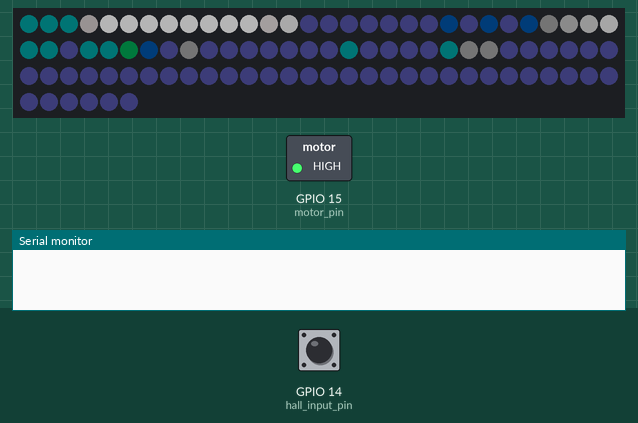
The sketch below on a simulated ESP8266 (NodeMCU). On the bench: 96 RGB LEDs in strip order, left to right, continuing on the next row, switched loads named in the sketch (green lamp = pin HIGH), the last lines printed to the serial monitor. The test bench sets the inputs (shaded band); at power-on: GPIO 14 (hall_input_pin) HIGH. Dim RGB values are drawn brighter than linear.

Above: at 1.3 s.
1.4 s: GPIO 14 (hall_input_pin) pulled LOW for 0.15 s
At 2.6 s:
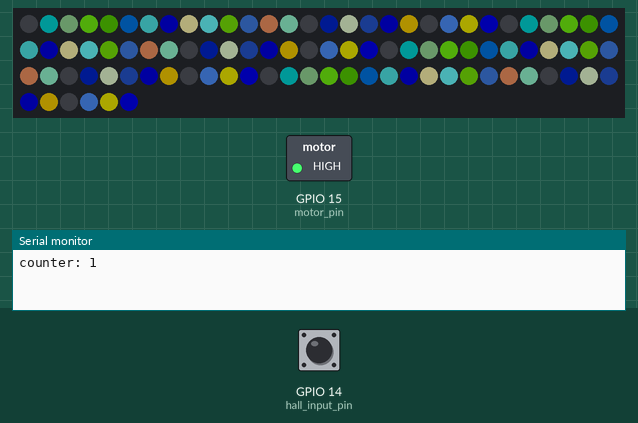
3.0 s: GPIO 14 (hall_input_pin) pulled LOW for 1 s
At 3.75 s:
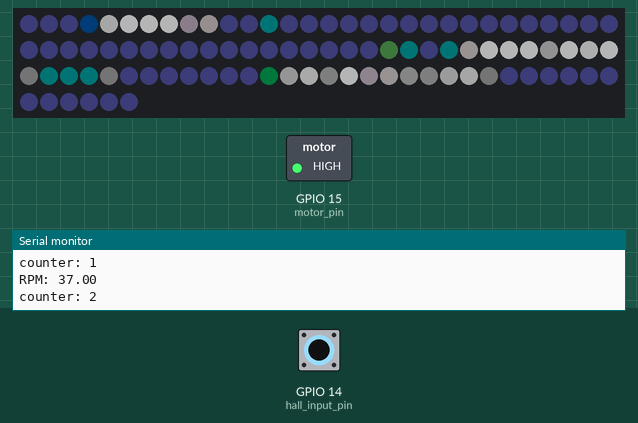
4.6 s: GPIO 14 (hall_input_pin) pulsed LOW 5 times (0.12 s each, 0.3 s apart)
At 5.56 s:
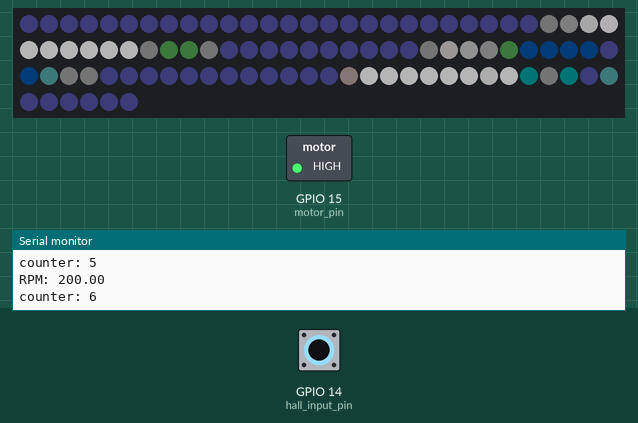
8.5 s: GPIO 14 (hall_input_pin) pulled LOW for 0.15 s
At 8.79 s:
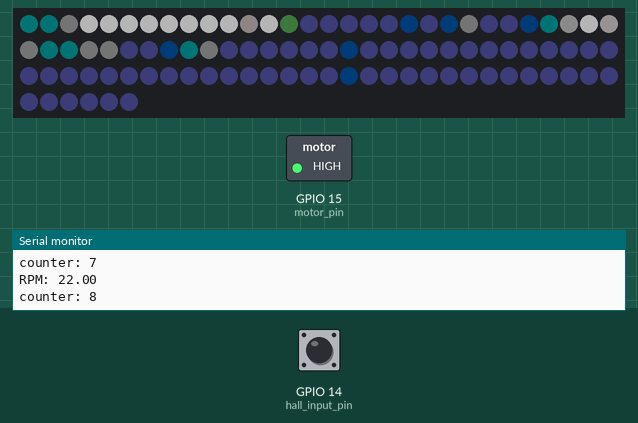
9.2 s: GPIO 14 (hall_input_pin) pulled LOW for 1 s
At 10.59 s:
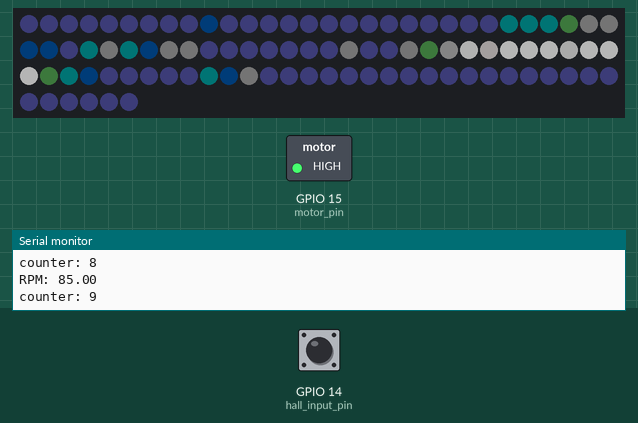
10.8 s: GPIO 14 (hall_input_pin) pulled LOW for 3.2 s
At 12.39 s:
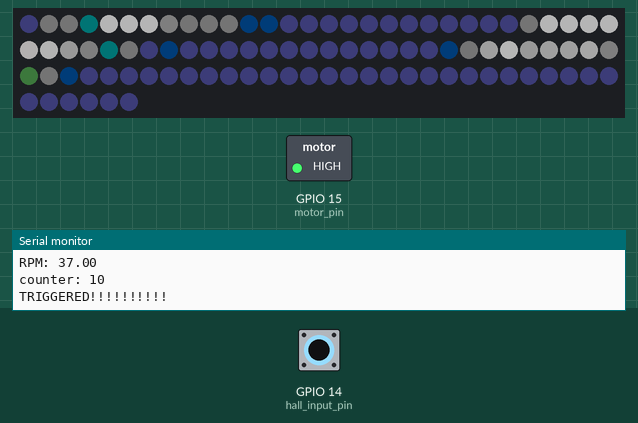
Timing chart, 0 to 13.9 s (numbered marks = the images above; inputs shaded):
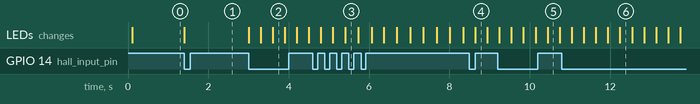

The sketch:

RyfUntitled.ino
```cpp
//#include "rainbow.gif.h"
//#include "gear1.gif.h"
//#include "gear2.gif.h"
//#include "robot.gif.h"
//#include "cookiemonster.gif.h"
//#include "ninja.gif.h"
//#include "mew.gif.h"
//#include "N.gif.h"
//#include "N2.gif.h"
//#include "stickman.gif.h"
//#include "stickman2.gif.h"
//#include "stickman3.gif.h"
//#include "enlighted.gif.h"
//#include "enlighted2.gif.h"
//#include "symmgear.gif.h"
//#include "gear.gif.h"
//#include "large_gear.gif.h"
#include "END.gif.h"

//pins
#define hall_input_pin 14

//cannot use pin 16 cos no PWM
#define motor_pin (15)

//user settings
//whether to stream webcam data or the gif file
//#define WIFI

//whether 360 hi res sampling or grid sampling
#define HIRES

//libraries
#ifdef WIFI
#include <ESP8266WiFi.h>
#include <WiFiUdp.h>
#endif

#include <FastLED.h>

#define LEN(x) (sizeof(x) / sizeof(x[0]))

static const int OUTWARD = 0; // Strip directions
static const int INWARD = 1;

// Settings
static const float OFFSET_ANGLE       = 0.7 * 2 * PI;
static const int   NUM_CHANNELS       = 3;
static const int   NUM_STRIPS         = 4;
static const int   NUM_LEDS_PER_STRIP = 24;
static const int   BRIGHTNESS         = 64; // 0 - 255
static const int   STRIP_DIRECTIONS[NUM_STRIPS] = { OUTWARD, OUTWARD, OUTWARD, OUTWARD };

#ifdef WIFI
IPAddress serverIP(192, 168, 43, 116); //Android AP
WiFiUDP udp;
static const char _SSID[] = "AndroidAP";
static const char PASS[] = "hyxa7911";
static const int LOCAL_PORT = 2390;
const int PACKET_SIZE = NUM_LEDS_PER_STRIP * NUM_STRIPS * NUM_CHANNELS;
byte packetBuffer[PACKET_SIZE];
#endif

static const int SERVER_PORT = 7777;

const long TRIGGERINTERVAL = 10000; //time needed to operate the bicycle to trigger the installation
int IDLEINTERVAL = 5000; //if timeInterval takes more than this amount of time, then it is idle

//Hall sensor
int counter; //for testing only
long prevReadTime, //previous hall detection time
     timeInitialised, //time since first hall detection, i.e. user started pedalling
     isTriggeredTime,//time when triggered
     oneRevTimeInterval, //interval between hall detections, i.e. one revolution
     timeInterval, //time since prevReadTime for calculating angle based on rpm
     progStartTime; //time since power on
int currVal, prevVal; //digital values for hall readings
float rpm; //rounds per minute
boolean isInit, //upon first hall detection
        isIdle = true, //user has left
        isTriggered, //user has triggered installation
        hasActivatedMotor;
float angle; //real time angle of the wheel led line wrt to 0 position

//LEDs
const uint8_t DATA_PIN = 12; //green
const uint8_t CLOCK_PIN = 13; //yellow
CRGB leds[NUM_LEDS_PER_STRIP * NUM_STRIPS];

void setup() {

  Serial.begin(115200);

  pinMode(hall_input_pin, INPUT_PULLUP);
  pinMode(motor_pin, OUTPUT);

    init_LEDs(); //turn off and initialise colours

  init_motor_cruise(); //set to cruise mode, takes ~12 seconds

  #ifdef WIFI
  init_wifi();
  #endif
}

void loop() {

  currVal = digitalRead(hall_input_pin);

  if (currVal == LOW && prevVal == HIGH) { //positive hall detection

    counter++;

    angle = 0; //assuming the sensor is placed at clock position 3pm, else just do an offset

    calc_rpm();

    Serial.print("counter: ");
    Serial.println(counter);
  }

  calc_angle();

  check_idle(); //check whether user has left

  check_trigger(); //check whether user has triggered the installation

  prevVal = currVal;

  update_leds();
  //update_leds_test();

  update_motor();

//  delay(1); //prevent program from crashing
}
```

_leds.ino
```cpp
void init_LEDs() {
  /*
     turns off LEDs upon power up
  */
  FastLED.addLeds<APA102, DATA_PIN, CLOCK_PIN, BGR>(leds, NUM_LEDS_PER_STRIP * NUM_STRIPS);
  FastLED.setBrightness(BRIGHTNESS);

  for (uint16_t i = 0; i < NUM_LEDS_PER_STRIP * NUM_STRIPS; i++) {
    leds[i].red = 0;
    leds[i].green = 0;
    leds[i].blue = 0;
  }

  FastLED.show(); //turns them off

  for (uint16_t i = 0; i < NUM_LEDS_PER_STRIP * NUM_STRIPS; i++) { //initialises to default white color
    leds[i].red = 255;
    leds[i].green = 255;
    leds[i].blue = 255;
  }
}


void update_leds_test() {
  /*
     test for brightness adjusting according to RPM
  */
  int brightLevel = map(rpm, 0, 500, 0, 31);

  FastLED.show();
}

#if defined(HIRES)
void draw_line(float (*angles)[NUM_STRIPS]) {
  static const int NUM_CHANNELS = 3;

  for (int i = 0; i < LEN(*angles); i++) {
    const int angle = (int) (((*angles)[i] + OFFSET_ANGLE) / (2 * PI) * 360) % 360;

    for (int j = 0; j < NUM_LEDS_PER_STRIP; j++) {
      int k = j;

      if (STRIP_DIRECTIONS[i] == INWARD)
        k = NUM_LEDS_PER_STRIP - 1 - j;

      const int gif_index = (angle * NUM_LEDS_PER_STRIP + k) * NUM_CHANNELS;

      leds[i * NUM_LEDS_PER_STRIP + k].red   = pgm_read_byte_near(&gif[gif_index + 0]);
      leds[i * NUM_LEDS_PER_STRIP + k].green = pgm_read_byte_near(&gif[gif_index + 1]);
      leds[i * NUM_LEDS_PER_STRIP + k].blue  = pgm_read_byte_near(&gif[gif_index + 2]);
    }
  }

  FastLED.show();
}

#else

void draw_line(float (*angles)[NUM_STRIPS]) {
  for (int i = 0; i < LEN(*angles); i++) {
    const float angle = (*angles)[i] + OFFSET_ANGLE;

    for (int j = 0; j < NUM_LEDS_PER_STRIP; j++) {
      int k = j;

      if (STRIP_DIRECTIONS[i] == INWARD)
        k = NUM_LEDS_PER_STRIP - 1 - j;

      const int x = (NUM_LEDS_PER_STRIP + cos(angle) * k) * 0.5f;
      const int y = (NUM_LEDS_PER_STRIP + sin(angle) * k) * 0.5f;
      const int gif_index = (x + y * NUM_LEDS_PER_STRIP) * NUM_CHANNELS;

      leds[i * NUM_LEDS_PER_STRIP + k].red   = pgm_read_byte_near(&gif[gif_index + 0]);
      leds[i * NUM_LEDS_PER_STRIP + k].green = pgm_read_byte_near(&gif[gif_index + 1]);
      leds[i * NUM_LEDS_PER_STRIP + k].blue  = pgm_read_byte_near(&gif[gif_index + 2]);
    }
  }

  FastLED.show();
}

#endif


void update_leds() {
  /*
     light painting based on Jacky's algorithm
  */

#ifdef WIFI

  request_pov_pixels(serverIP, angle + OFFSET_ANGLE);

    int cb = udp.parsePacket();

    if (!cb) {
        Serial.println("no packet yet");
    } else {
        Serial.print("packet received, length=");
        Serial.println(cb);
        // We've received a packet, read the data from it
        udp.read((unsigned char *) leds, sizeof(leds)); // read the packet into the buffer
    }

  // reverse the pixels if the direction is INWARD
    for (int i = 0; i < NUM_STRIPS; i++) {
        if (STRIP_DIRECTIONS[i] != INWARD)
            continue;

        for (int j = 0; j < NUM_LEDS_PER_STRIP; j++) {
            for (int k = 0; k < NUM_CHANNELS; k++) {
                const int index = i * NUM_LEDS_PER_STRIP + j;
                const int reversed_index = (i + 1) * NUM_LEDS_PER_STRIP - j - 1;
                char tmp[NUM_CHANNELS];

                memcpy(tmp, &leds[index], sizeof(tmp));
                memcpy(&leds[index], &leds[reversed_index], sizeof(tmp));
                memcpy(&leds[reversed_index], tmp, sizeof(tmp));
            }
        }
    }

    FastLED.show();

#else
    const float ANGLE_BETWEEN_STRIPS = 2 * PI / NUM_STRIPS;

    float angles[NUM_STRIPS];

    for (int i = 0; i < NUM_STRIPS; i++)
        angles[i] = angle + i * ANGLE_BETWEEN_STRIPS;

    draw_line(&angles);

#endif
}
```

_motor.ino
```cpp
void init_motor_cruise() {
  /*
     12 second start up routine for motor controller. Note the inverse relationship between the
     voltage at the base of the npn STS8050 transistor and the output voltage at the collector.

     cruise mode - 2V - 60rpm - 600 analog value
     full speed mode - 3.5V - 220rpm - 300 analog value
  */
  progStartTime = millis();

    analogWrite(motor_pin, 600); //2V cruise speed
    delay(100);
}

void update_motor() {
  /*
     tells motor whether to go faster or not
  */
  if (isTriggered && !isIdle && isInit && !hasActivatedMotor) {
    analogWrite(motor_pin, 300); //3.5V full speed
    hasActivatedMotor = true;
    delay(20);
  }
}

void calc_rpm() {
  /*
     calculates the rpm based on subsequent hall detections
  */

  if (!isInit) {

    isInit = true;

    prevReadTime = millis();
    timeInitialised = millis();

  } else { //already initialised and updates rpm upon a subsequent detection

    oneRevTimeInterval = millis() - prevReadTime; //time for one revolution

    prevReadTime = millis(); //updated

    rpm = 60000 / oneRevTimeInterval;
    Serial.print("RPM: ");
    Serial.println(rpm);
  }
}

void calc_angle() {
  /*
         calc the real time angle position of the light strip wrt to the 0 position and based on rpm
  */
  if (isInit) {

    timeInterval = millis() - prevReadTime;

    angle = ( (float)timeInterval / oneRevTimeInterval ) * 2 * PI; //radians
  }
}

void reset() {
  /*
     resets upon idling
  */
  isIdle = true;
  timeInitialised = 0;
  isInit = false;
  isTriggered = false;
  rpm = 0; //only for user bicyle
  oneRevTimeInterval = 0;
  hasActivatedMotor = false;
  counter = 0;

  init_motor_cruise(); //set motor to cruise mode
}

void check_idle() {
  /*
     check whether user has stopped pedalling
  */

  if (millis() - prevReadTime > IDLEINTERVAL && isInit) { //takes more than this time for one revolution

    Serial.println("IDLE!!!!");
    reset();

  } else {

    isIdle = false; //something is happening
  }
}

void check_trigger() {
  /*
     check whether to trigger installation
  */

  if (!isIdle && isInit && !isTriggered && millis() - timeInitialised > TRIGGERINTERVAL) {

    isTriggered = true;
    isTriggeredTime = millis();
    Serial.println("TRIGGERED!!!!!!!!!!");
  }
}
```

_wifi.ino
```cpp
#ifdef WIFI
void init_wifi() {
  //Serial.begin(115200);
  Serial.println();
  Serial.println();

  // We start by connecting to a WiFi network
  Serial.print("Connecting to ");
  Serial.println(_SSID);
  WiFi.begin(_SSID, PASS);

  while (WiFi.status() != WL_CONNECTED) {
    delay(500);
    Serial.print(".");
  }
  Serial.println("");

  Serial.println("WiFi connected");
  Serial.println("IP address: ");
  Serial.println(WiFi.localIP());

  Serial.println("Starting UDP");
  udp.begin(SERVER_PORT);
  Serial.print("Local port: ");
  Serial.println(udp.localPort());
}

unsigned long request_pov_pixels(IPAddress& address, float angle)
{
    udp.beginPacket(address, SERVER_PORT);
    udp.write((char *) &angle, sizeof(angle));
    udp.endPacket();
}
#endif
```

Source omitted: END.gif.h (data table, 159918 bytes)

Measured:
- after the input at 1.4 s, the LEDs: change at once (image 1)
- after the input at 3.0 s, the LEDs: first change at once (image 2 shows a later state)
